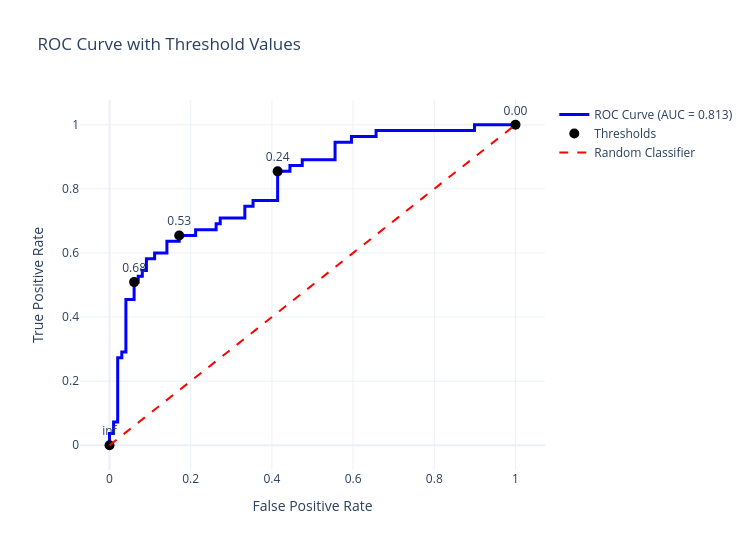

The cell this chart's notebook holds for it:
### Code cell
from sklearn.metrics import roc_curve, auc
import plotly.graph_objects as go

# Compute ROC values
fpr, tpr, thresholds = roc_curve(y_test, y_scores)

# Compute AUC
roc_auc = auc(fpr, tpr)

# Select 5 threshold points evenly spaced
num_points = 5
indices = np.linspace(0, len(thresholds) - 1, num_points, dtype=int)

# Create figure
fig = go.Figure()

# ROC curve
fig.add_trace(go.Scatter(
    x=fpr,
    y=tpr,
    mode='lines',
    name=f'ROC Curve (AUC = {roc_auc:.3f})',
    line=dict(color='blue', width=3)
))

# Threshold marker points
fig.add_trace(go.Scatter(
    x=fpr[indices],
    y=tpr[indices],
    mode='markers+text',
    text=[f"{thresholds[i]:.2f}" for i in indices],
    textposition="top center",
    marker=dict(size=10, color='black'),
    name='Thresholds'
))

# Random classifier line
fig.add_trace(go.Scatter(
    x=[0, 1],
    y=[0, 1],
    mode='lines',
    line=dict(color='red', dash='dash'),
    name='Random Classifier'
))

# Layout
fig.update_layout(
    title='ROC Curve with Threshold Values',
    xaxis_title='False Positive Rate',
    yaxis_title='True Positive Rate',
    template='plotly_white',
    width=750,
    height=550
)

# Show figure
fig.show()

### Figure 1 — Plotly figure (JSON) as saved in the notebook; plotly's stock layout.template omitted (floating-point values rounded to 4 significant figures)
{"data": [{"line": {"color": "blue", "width": 3}, "mode": "lines", "name": "ROC Curve (AUC = 0.813)", "type": "scatter", "x": [0.0, 0.0, 0.0, 0.0101, 0.0101, 0.0202, 0.0202, 0.0303, 0.0303, 0.0404, 0.0404, 0.06061, 0.06061, 0.07071, 0.07071, 0.08081, 0.08081, 0.09091, 0.09091, 0.1111, 0.1111, 0.1414, 0.1414, 0.1717, 0.1717, 0.2121, 0.2121, 0.2626, 0.2626, 0.2727, 0.2727, 0.3333, 0.3333, 0.3535, 0.3535, 0.4141, 0.4141, 0.4444, 0.4444, 0.4747, 0.4747, 0.5556, 0.5556, 0.596, 0.596, 0.6566, 0.6566, 0.899, 0.899, 1.0], "y": [0.0, 0.01818, 0.03636, 0.03636, 0.07273, 0.07273, 0.2727, 0.2727, 0.2909, 0.2909, 0.4545, 0.4545, 0.5091, 0.5091, 0.5273, 0.5273, 0.5455, 0.5455, 0.5818, 0.5818, 0.6, 0.6, 0.6364, 0.6364, 0.6545, 0.6545, 0.6727, 0.6727, 0.6909, 0.6909, 0.7091, 0.7091, 0.7455, 0.7455, 0.7636, 0.7636, 0.8545, 0.8545, 0.8727, 0.8727, 0.8909, 0.8909, 0.9455, 0.9455, 0.9636, 0.9636, 0.9818, 0.9818, 1.0, 1.0]}, {"marker": {"color": "black", "size": 10}, "mode": "markers+text", "name": "Thresholds", "text": ["inf", "0.68", "0.53", "0.24", "0.00"], "textposition": "top center", "type": "scatter", "x": [0.0, 0.06061, 0.1717, 0.4141, 1.0], "y": [0.0, 0.5091, 0.6545, 0.8545, 1.0]}, {"line": {"color": "red", "dash": "dash"}, "mode": "lines", "name": "Random Classifier", "type": "scatter", "x": [0, 1], "y": [0, 1]}], "layout": {"height": 550, "title": {"text": "ROC Curve with Threshold Values"}, "width": 750, "xaxis": {"title": {"text": "False Positive Rate"}}, "yaxis": {"title": {"text": "True Positive Rate"}}}}
